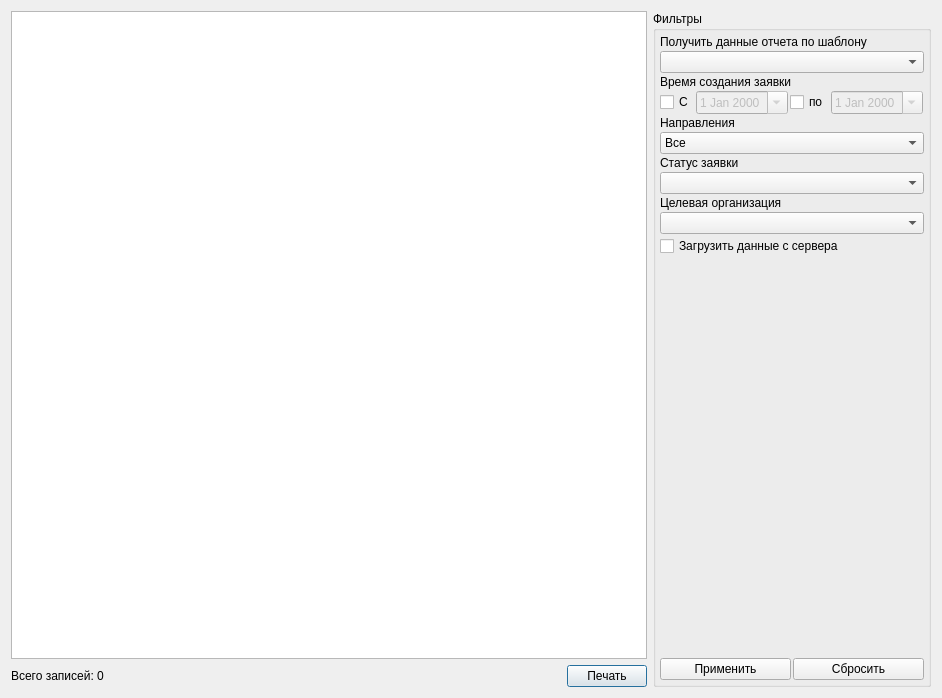
<?xml version="1.0" encoding="UTF-8"?>
<ui version="4.0">
 <class>tmkReports</class>
 <widget class="QDialog" name="tmkReports">
  <property name="geometry">
   <rect>
    <x>0</x>
    <y>0</y>
    <width>942</width>
    <height>698</height>
   </rect>
  </property>
  <property name="sizePolicy">
   <sizepolicy hsizetype="Preferred" vsizetype="Preferred">
    <horstretch>0</horstretch>
    <verstretch>0</verstretch>
   </sizepolicy>
  </property>
  <property name="windowTitle">
   <string>TestWindow</string>
  </property>
  <layout class="QGridLayout" name="gridLayout">
   <item row="1" column="0">
    <layout class="QHBoxLayout" name="hrzLay_3">
     <item>
      <widget class="QLabel" name="lblNumRec">
       <property name="text">
        <string>Всего записей: 0</string>
       </property>
      </widget>
     </item>
     <item>
      <spacer name="hrzSpc">
       <property name="orientation">
        <enum>Qt::Horizontal</enum>
       </property>
       <property name="sizeHint" stdset="0">
        <size>
         <width>40</width>
         <height>20</height>
        </size>
       </property>
      </spacer>
     </item>
     <item>
      <widget class="QPushButton" name="btnPrint">
       <property name="text">
        <string>Печать</string>
       </property>
      </widget>
     </item>
    </layout>
   </item>
   <item row="0" column="1" rowspan="2">
    <widget class="QGroupBox" name="groupBoxFilters">
     <property name="sizePolicy">
      <sizepolicy hsizetype="Fixed" vsizetype="Preferred">
       <horstretch>0</horstretch>
       <verstretch>0</verstretch>
      </sizepolicy>
     </property>
     <property name="maximumSize">
      <size>
       <width>278</width>
       <height>16777215</height>
      </size>
     </property>
     <property name="title">
      <string>Фильтры</string>
     </property>
     <layout class="QGridLayout" name="gridLayout_2">
      <property name="margin">
       <number>4</number>
      </property>
      <property name="spacing">
       <number>2</number>
      </property>
      <item row="0" column="0">
       <layout class="QVBoxLayout" name="vrtLay">
        <item>
         <widget class="QLabel" name="lblTemplatesId">
          <property name="text">
           <string>Получить данные отчета по шаблону</string>
          </property>
         </widget>
        </item>
        <item>
         <widget class="QComboBox" name="cmbTemplatesId"/>
        </item>
        <item>
         <widget class="QLabel" name="lblCreateDate">
          <property name="text">
           <string>Время создания заявки </string>
          </property>
         </widget>
        </item>
        <item>
         <layout class="QHBoxLayout" name="hrzLay">
          <item>
           <widget class="QCheckBox" name="chkBegDate">
            <property name="text">
             <string>С</string>
            </property>
            <property name="checked">
             <bool>false</bool>
            </property>
           </widget>
          </item>
          <item>
           <widget class="QDateEdit" name="edtBegDate">
            <property name="enabled">
             <bool>false</bool>
            </property>
            <property name="calendarPopup">
             <bool>true</bool>
            </property>
           </widget>
          </item>
          <item>
           <widget class="QCheckBox" name="chkEndDate">
            <property name="text">
             <string>по</string>
            </property>
           </widget>
          </item>
          <item>
           <widget class="QDateEdit" name="edtEndDate">
            <property name="enabled">
             <bool>false</bool>
            </property>
            <property name="calendarPopup">
             <bool>true</bool>
            </property>
           </widget>
          </item>
         </layout>
        </item>
        <item>
         <widget class="QLabel" name="lblDirections">
          <property name="text">
           <string>Направления</string>
          </property>
         </widget>
        </item>
        <item>
         <widget class="QComboBox" name="cmbDirections">
          <item>
           <property name="text">
            <string>Все</string>
           </property>
          </item>
          <item>
           <property name="text">
            <string>Входящие</string>
           </property>
          </item>
          <item>
           <property name="text">
            <string>Исходящие</string>
           </property>
          </item>
         </widget>
        </item>
        <item>
         <widget class="QLabel" name="lblStatusName">
          <property name="text">
           <string>Статус заявки</string>
          </property>
         </widget>
        </item>
        <item>
         <widget class="CMultivalueComboBox" name="cmbStatusName"/>
        </item>
        <item>
         <widget class="QLabel" name="lblOrganisation">
          <property name="text">
           <string>Целевая организация</string>
          </property>
         </widget>
        </item>
        <item>
         <widget class="CMultivalueComboBox" name="cmbOrganisation"/>
        </item>
        <item>
         <widget class="QCheckBox" name="chkGetData">
          <property name="text">
           <string>Загрузить данные с сервера</string>
          </property>
         </widget>
        </item>
        <item>
         <spacer name="vrtSpc_2">
          <property name="orientation">
           <enum>Qt::Vertical</enum>
          </property>
          <property name="sizeHint" stdset="0">
           <size>
            <width>20</width>
            <height>40</height>
           </size>
          </property>
         </spacer>
        </item>
        <item>
         <layout class="QHBoxLayout" name="hrzLay_2">
          <item>
           <widget class="QPushButton" name="btnFilterApply">
            <property name="text">
             <string>Применить</string>
            </property>
           </widget>
          </item>
          <item>
           <widget class="QPushButton" name="btnFilterReset">
            <property name="text">
             <string>Сбросить</string>
            </property>
           </widget>
          </item>
         </layout>
        </item>
       </layout>
      </item>
     </layout>
    </widget>
   </item>
   <item row="0" column="0">
    <widget class="CTableView" name="tblReport"/>
   </item>
  </layout>
 </widget>
 <customwidgets>
  <customwidget>
   <class>CTableView</class>
   <extends>QTableView</extends>
   <header>library/TableView.h</header>
  </customwidget>
  <customwidget>
   <class>CMultivalueComboBox</class>
   <extends>QComboBox</extends>
   <header>library/MultivalueComboBox.h</header>
  </customwidget>
 </customwidgets>
 <resources/>
 <connections>
  <connection>
   <sender>chkBegDate</sender>
   <signal>toggled(bool)</signal>
   <receiver>edtBegDate</receiver>
   <slot>setEnabled(bool)</slot>
   <hints>
    <hint type="sourcelabel">
     <x>693</x>
     <y>128</y>
    </hint>
    <hint type="destinationlabel">
     <x>756</x>
     <y>128</y>
    </hint>
   </hints>
  </connection>
  <connection>
   <sender>chkEndDate</sender>
   <signal>toggled(bool)</signal>
   <receiver>edtEndDate</receiver>
   <slot>setEnabled(bool)</slot>
   <hints>
    <hint type="sourcelabel">
     <x>821</x>
     <y>128</y>
    </hint>
    <hint type="destinationlabel">
     <x>886</x>
     <y>128</y>
    </hint>
   </hints>
  </connection>
 </connections>
</ui>
